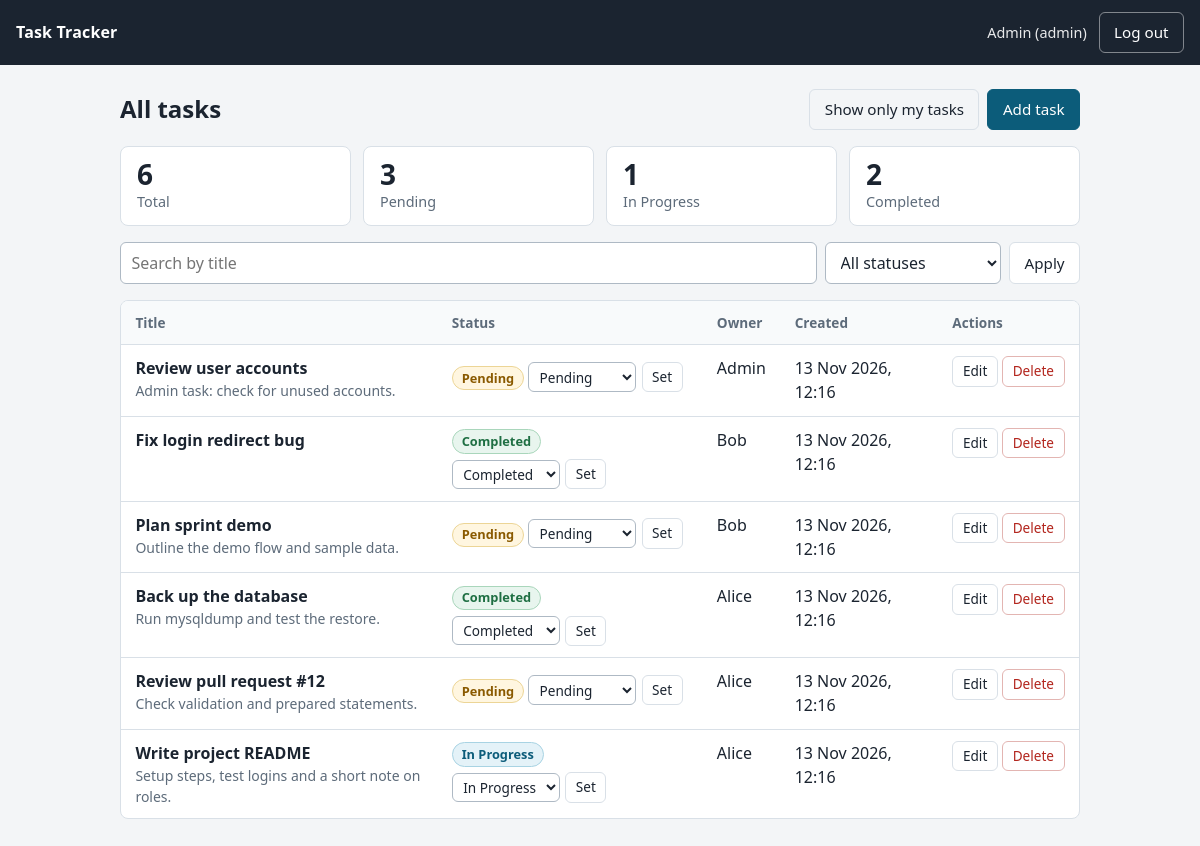
The app's page /index.php?scope=all (signed in) with its own data.
### tables this page shows
CREATE TABLE users (
  id            INT UNSIGNED NOT NULL AUTO_INCREMENT,
  name          VARCHAR(100)  NOT NULL,
  email         VARCHAR(190)  NOT NULL,
  password_hash VARCHAR(255)  NOT NULL,             
  role          ENUM('user','admin') NOT NULL DEFAULT 'user',
  created_at    TIMESTAMP     NOT NULL DEFAULT CURRENT_TIMESTAMP,
  PRIMARY KEY (id),
  UNIQUE KEY uq_users_email (email)                 
);

CREATE TABLE tasks (
  id          INT UNSIGNED NOT NULL AUTO_INCREMENT,
  user_id     INT UNSIGNED NOT NULL,
  title       VARCHAR(150) NOT NULL,
  description TEXT         NOT NULL,
  status      ENUM('Pending','In Progress','Completed') NOT NULL DEFAULT 'Pending',
  created_at  TIMESTAMP    NOT NULL DEFAULT CURRENT_TIMESTAMP,
  updated_at  TIMESTAMP    NOT NULL DEFAULT CURRENT_TIMESTAMP ON UPDATE CURRENT_TIMESTAMP,
  PRIMARY KEY (id),
  KEY idx_tasks_user_status (user_id, status),      
  KEY idx_tasks_user_created (user_id, created_at), 
  CONSTRAINT fk_tasks_user FOREIGN KEY (user_id) REFERENCES users (id) ON DELETE CASCADE
);

### index.php (the view, shortened to what this page needs)
<?php
require __DIR__ . '/includes/bootstrap.php';
$user  = require_login();
$admin = is_admin($user);
$allScope = $admin && (($_GET['scope'] ?? '') === 'all');
$q        = mb_substr(trim((string) ($_GET['q'] ?? '')), 0, 100);
$status   = (string) ($_GET['status'] ?? '');
if (!in_array($status, TASK_STATUSES, true)) {
    $status = '';
}
$page    = max(1, (int) ($_GET['page'] ?? 1));
$perPage = (int) config('per_page', 10);
$scopeWhere  = '';
$scopeParams = [];
$counts = ['Pending' => 0, 'In Progress' => 0, 'Completed' => 0];
$stmt = db()->prepare(
    'SELECT t.status, COUNT(*) AS c FROM tasks t'
    . ($scopeWhere ? ' WHERE ' . $scopeWhere : '') . ' GROUP BY t.status'
);
$stmt->execute($scopeParams);
foreach ($stmt->fetchAll() as $r) {
    $counts[$r['status']] = (int) $r['c'];
}
$total = array_sum($counts);
$where  = $scopeWhere ? [$scopeWhere] : [];
$params = $scopeParams;
$whereSql = $where ? ' WHERE ' . implode(' AND ', $where) : '';
$stmt = db()->prepare('SELECT COUNT(*) FROM tasks t' . $whereSql);
$stmt->execute($params);
$matching   = (int) $stmt->fetchColumn();
$totalPages = max(1, (int) ceil($matching / $perPage));
$page       = min($page, $totalPages);
$stmt = db()->prepare(
    'SELECT t.id, t.title, t.description, t.status, t.created_at, u.name AS owner_name
       FROM tasks t JOIN users u ON u.id = t.user_id'
    . $whereSql . ' ORDER BY t.created_at DESC, t.id DESC LIMIT :lim OFFSET :off'
);
$stmt->bindValue(':lim', $perPage, PDO::PARAM_INT);
$stmt->bindValue(':off', ($page - 1) * $perPage, PDO::PARAM_INT);
$stmt->execute();
$tasks = $stmt->fetchAll();
$filtered = ($q !== '' || $status !== '');
render_header('Dashboard', $user);
?>
<div class="page-head">
  <h1><?= $allScope ? 'All tasks' : 'My tasks' ?></h1>
  <div class="page-actions">
    <?php if ($admin): ?>
      <a class="btn btn-ghost" href="<?= e(dashboard_url([], ['scope' => $allScope ? '' : 'all'])) ?>">
        <?= $allScope ? 'Show only my tasks' : 'Show all users’ tasks' ?>
      </a>
    <?php endif; ?>
    <a class="btn btn-primary" href="task_form.php">Add task</a>
  </div>
</div>
<section class="summary" aria-label="Task summary">
  <div class="stat"><span class="stat-num"><?= $total ?></span><span class="stat-label">Total</span></div>
  <div class="stat"><span class="stat-num"><?= $counts['Pending'] ?></span><span class="stat-label">Pending</span></div>
  <div class="stat"><span class="stat-num"><?= $counts['In Progress'] ?></span><span class="stat-label">In Progress</span></div>
  <div class="stat"><span class="stat-num"><?= $counts['Completed'] ?></span><span class="stat-label">Completed</span></div>
</section>
<form class="filters" method="get" action="index.php" role="search">
  <input id="q" name="q" type="search" maxlength="100" placeholder="Search by title" value="<?= e($q) ?>">
  <select id="status" name="status">
    <option value="">All statuses</option>
  </select>
  <button class="btn" type="submit">Apply</button>
</form>
<?php if (!$tasks): ?>
  <div class="empty card">
    <?php if ($filtered): ?>
      <p>No tasks match your search or filter.</p>
    <?php else: ?>
      <p>You have no tasks yet.</p>
      <a class="btn btn-primary" href="task_form.php">Add your first task</a>
    <?php endif; ?>
  </div>
<?php else: ?>
<div class="table-wrap">
<table class="tasks">
  <thead>
    <tr>
      <th>Title</th><th>Status</th><?php if ($allScope): ?><th>Owner</th><?php endif; ?><th>Created</th><th class="actions-col">Actions</th>
    </tr>
  </thead>
  <tbody>
  <?php foreach ($tasks as $t): ?>
    <tr>
      <td data-label="Task">
        <strong><?= e($t['title']) ?></strong>
        <?php if ($t['description'] !== ''): ?><div class="muted small"><?= e(excerpt($t['description'])) ?></div><?php endif; ?>
      </td>
      <td data-label="Status">
        <span class="badge <?= e(status_class($t['status'])) ?>"><?= e($t['status']) ?></span>
        <form class="inline-form" method="post" action="task_status.php">
          <select id="st-<?= (int) $t['id'] ?>" name="status" data-autosubmit>
            <?php foreach (TASK_STATUSES as $s): ?>
              <option value="<?= e($s) ?>"<?= $t['status'] === $s ? ' selected' : '' ?>><?= e($s) ?></option>
            <?php endforeach; ?>
          </select>
          <button class="btn btn-small" type="submit">Set</button>
        </form>
      </td>
      <?php if ($allScope): ?><td data-label="Owner"><?= e($t['owner_name']) ?></td><?php endif; ?>
      <td data-label="Created"><?= e(date('d M Y, H:i', strtotime($t['created_at']))) ?></td>
      <td class="actions-col" data-label="Actions">
        <a class="btn btn-small" href="task_form.php?id=<?= (int) $t['id'] ?>">Edit</a>
        <form class="inline-form" method="post" action="task_delete.php" data-confirm="Delete “<?= e($t['title']) ?>”? This cannot be undone.">
          <button class="btn btn-small btn-danger" type="submit">Delete</button>
        </form>
      </td>
    </tr>
  <?php endforeach; ?>
  </tbody>
</table>
</div>
<?php endif; ?>
<?php render_footer();

### includes/bootstrap.php (shortened to what this page needs)
<?php
function config(string $key, $default = null)
{
    static $cfg = null;
    $cfg ??= require __DIR__ . '/../config.php';
    return $cfg[$key] ?? $default;
}
function e(?string $value): string
{
    return htmlspecialchars((string) $value, ENT_QUOTES | ENT_SUBSTITUTE, 'UTF-8');
}
function status_class(string $status): string
{
    return match ($status) {
        'In Progress' => 'badge-progress',
        'Completed'   => 'badge-done',
        default       => 'badge-pending',
    };
}
function excerpt(string $text, int $max = 90): string
{
    $text = trim(preg_replace('/\s+/', ' ', $text));
    return mb_strlen($text) > $max ? mb_substr($text, 0, $max - 1) . '…' : $text;
}
function csrf_token(): string
{
    return $_SESSION['csrf'];
}
function csrf_field(): string
{
    return '<input type="hidden" name="csrf_token" value="' . e(csrf_token()) . '">';
}
function db(): PDO
{
    static $pdo = null;
    if ($pdo === null) {
        $dsn = sprintf(
            'mysql:host=%s;port=%s;dbname=%s;charset=utf8mb4',
            config('db_host'), config('db_port'), config('db_name')
        );
        $pdo = new PDO($dsn, config('db_user'), config('db_pass'), [
            PDO::ATTR_ERRMODE            => PDO::ERRMODE_EXCEPTION,
            PDO::ATTR_DEFAULT_FETCH_MODE => PDO::FETCH_ASSOC,
            PDO::ATTR_EMULATE_PREPARES   => false,
        ]);
    }
    return $pdo;
}
function current_user(): ?array
{
    static $user = false;
    if ($user === false) {
        $user = null;
        if (!empty($_SESSION['user_id'])) {
            $stmt = db()->prepare('SELECT id, name, email, role FROM users WHERE id = :id');
            $stmt->execute([':id' => (int) $_SESSION['user_id']]);
            $user = $stmt->fetch() ?: null;
        }
    }
    return $user;
}
function require_login(): array
{
    $user = current_user();
    return $user;
}
function is_admin(array $user): bool
{
    return $user['role'] === 'admin';
}
function dashboard_url(array $src, array $override = []): string
{
    $p = [];
    foreach (['q', 'status', 'page', 'scope'] as $k) {
        $v = $override[$k] ?? ($src[$k] ?? '');
    }
    return 'index.php' . ($p ? '?' . http_build_query($p) : '');
}
function render_header(string $title, ?array $user = null): void
{
    ?>
<!doctype html>
<html lang="en">
<head>
<link rel="stylesheet" href="assets/style.css">
</head>
<body>
<header class="topbar">
  <a class="brand" href="index.php">Task Tracker</a>
  <?php if ($user): ?>
  <nav class="topbar-right">
    <span class="whoami"><?= e($user['name']) ?><?= is_admin($user) ? ' (admin)' : '' ?></span>
    <form method="post" action="logout.php"><?= csrf_field() ?><button class="btn btn-ghost" type="submit">Log out</button></form>
  </nav>
  <?php endif; ?>
</header>
<main class="container">
<?php
}
function render_footer(): void
{
    echo "</main>\n</body>\n</html>\n";
}

### assets/style.css (style rules this page uses)
:root { --bg: #f3f5f7; --surface: #ffffff; --ink: #1b2430; --muted: #5d6b7a; --line: #d9e0e7; --accent: #0c5c7a; --accent-ink: #ffffff; --danger: #b3261e; --ok: #1f6f43; --warn: #8a5a00; --radius: 8px; font-family: system-ui, -apple-system, "Segoe UI", Roboto, sans-serif; }
* { box-sizing: border-box; }
body { margin: 0; background: var(--bg); color: var(--ink); line-height: 1.5; }
a { color: var(--accent); }
h1 { font-size: 1.5rem; margin: 0 0 1rem; line-height: 1.25; }
.container { max-width: 62rem; margin: 0 auto; padding: 1.5rem 1rem 3rem; }
.muted { color: var(--muted); }
.small { font-size: .875rem; }
.topbar { display: flex; align-items: center; justify-content: space-between; gap: 1rem; padding: .75rem 1rem; background: var(--ink); color: #fff; }
.brand { color: #fff; font-weight: 700; text-decoration: none; letter-spacing: .01em; }
.topbar-right { display: flex; align-items: center; gap: .75rem; }
.whoami { font-size: .9rem; opacity: .9; }
.topbar .btn-ghost { color: #fff; border-color: rgba(255,255,255,.45); }
.btn { display: inline-block; font: inherit; font-size: .95rem; padding: .5rem .9rem; border: 1px solid var(--line); border-radius: 6px; background: var(--surface); color: var(--ink); text-decoration: none; cursor: pointer; }
.btn-primary { background: var(--accent); border-color: var(--accent); color: var(--accent-ink); }
.btn-ghost { background: transparent; }
.btn-danger { color: var(--danger); border-color: #e3b5b2; }
.btn-small { padding: .25rem .6rem; font-size: .85rem; }
input[type=text], input[type=email], input[type=password], input[type=search], textarea, select { width: 100%; font: inherit; padding: .5rem .65rem; border: 1px solid #aeb9c4; border-radius: 6px; background: #fff; color: var(--ink); }
.page-head { display: flex; flex-wrap: wrap; align-items: center; justify-content: space-between; gap: .5rem 1rem; margin-bottom: 1rem; }
.page-head h1 { margin: 0; }
.page-actions { display: flex; gap: .5rem; flex-wrap: wrap; }
.summary { display: flex; flex-wrap: wrap; gap: .75rem; margin-bottom: 1rem; }
.stat { flex: 1 1 8rem; background: var(--surface); border: 1px solid var(--line); border-radius: var(--radius); padding: .75rem 1rem; }
.stat-num { display: block; font-size: 1.75rem; font-weight: 700; line-height: 1.1; }
.stat-label { color: var(--muted); font-size: .9rem; }
.filters { display: flex; flex-wrap: wrap; gap: .5rem; margin-bottom: 1rem; }
.filters input[type=search] { flex: 1 1 14rem; width: auto; }
.filters select { flex: 0 0 11rem; width: auto; }
.table-wrap { background: var(--surface); border: 1px solid var(--line); border-radius: var(--radius); overflow-x: auto; }
table.tasks { width: 100%; border-collapse: collapse; }
.tasks th, .tasks td { text-align: left; padding: .7rem .9rem; border-bottom: 1px solid var(--line); vertical-align: top; }
.tasks th { font-size: .85rem; color: var(--muted); font-weight: 600; background: #f8fafb; }
.tasks tr:last-child td { border-bottom: 0; }
.actions-col { white-space: nowrap; }
.inline-form { display: inline-flex; gap: .35rem; align-items: center; margin: .35rem 0 0; }
.inline-form select { width: auto; padding: .2rem .4rem; font-size: .85rem; }
.actions-col .inline-form { margin: 0; }
.badge { display: inline-block; padding: .1rem .55rem; border-radius: 999px; font-size: .8rem; font-weight: 600; border: 1px solid; }
.badge-pending { color: var(--warn); background: #fff6e0; border-color: #ecd596; }
.badge-progress { color: var(--accent); background: #e4f2f8; border-color: #a8d3e3; }
.badge-done { color: var(--ok); background: #e8f5ee; border-color: #a9d6bb; }

### records on screen
users: name "Admin"
tasks: title "Review user accounts", description "Admin task: check for unused accounts.", status "Pending", user.name "Admin", created_at "13 Nov 2026, 12:16"
tasks: title "Fix login redirect bug", status "Completed", user.name "Bob", created_at "13 Nov 2026, 12:16"
tasks: title "Plan sprint demo", description "Outline the demo flow and sample data.", status "Pending", user.name "Bob", created_at "13 Nov 2026, 12:16"
tasks: title "Back up the database", description "Run mysqldump and test the restore.", status "Completed", user.name "Alice", created_at "13 Nov 2026, 12:16"
tasks: title "Review pull request #12", description "Check validation and prepared statements.", status "Pending", user.name "Alice", created_at "13 Nov 2026, 12:16"
tasks: title "Write project README", description "Setup steps, test logins and a short note on roles.", status "In Progress", user.name "Alice", created_at "13 Nov 2026, 12:16"

### other values on screen
$total "6"
$counts['Pending'] "3"
$counts['In Progress'] "1"
$counts['Completed'] "2"
form field status "Pending"
form field status "Completed"
form field status "In Progress"
